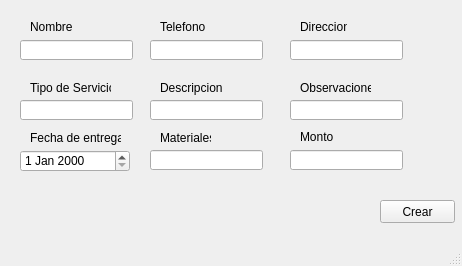
<?xml version="1.0" encoding="UTF-8"?>
<ui version="4.0">
 <class>MainWindow</class>
 <widget class="QMainWindow" name="MainWindow">
  <property name="geometry">
   <rect>
    <x>0</x>
    <y>0</y>
    <width>462</width>
    <height>266</height>
   </rect>
  </property>
  <property name="windowTitle">
   <string>MainWindow</string>
  </property>
  <widget class="QWidget" name="centralwidget">
   <widget class="QLineEdit" name="inputNombre">
    <property name="geometry">
     <rect>
      <x>20</x>
      <y>40</y>
      <width>113</width>
      <height>20</height>
     </rect>
    </property>
   </widget>
   <widget class="QLabel" name="label">
    <property name="geometry">
     <rect>
      <x>30</x>
      <y>20</y>
      <width>47</width>
      <height>13</height>
     </rect>
    </property>
    <property name="text">
     <string>Nombre</string>
    </property>
   </widget>
   <widget class="QLineEdit" name="inputTelefono">
    <property name="geometry">
     <rect>
      <x>150</x>
      <y>40</y>
      <width>113</width>
      <height>20</height>
     </rect>
    </property>
    <property name="text">
     <string/>
    </property>
   </widget>
   <widget class="QLabel" name="label_2">
    <property name="geometry">
     <rect>
      <x>160</x>
      <y>20</y>
      <width>47</width>
      <height>13</height>
     </rect>
    </property>
    <property name="text">
     <string>Telefono</string>
    </property>
   </widget>
   <widget class="QLabel" name="label_3">
    <property name="geometry">
     <rect>
      <x>300</x>
      <y>20</y>
      <width>47</width>
      <height>13</height>
     </rect>
    </property>
    <property name="text">
     <string>Direccion</string>
    </property>
   </widget>
   <widget class="QLineEdit" name="inputDireccion">
    <property name="geometry">
     <rect>
      <x>290</x>
      <y>40</y>
      <width>113</width>
      <height>20</height>
     </rect>
    </property>
    <property name="text">
     <string/>
    </property>
   </widget>
   <widget class="QPushButton" name="crearOrdenBoton">
    <property name="geometry">
     <rect>
      <x>380</x>
      <y>200</y>
      <width>75</width>
      <height>23</height>
     </rect>
    </property>
    <property name="text">
     <string>Crear</string>
    </property>
   </widget>
   <widget class="QLabel" name="label_4">
    <property name="geometry">
     <rect>
      <x>30</x>
      <y>80</y>
      <width>81</width>
      <height>16</height>
     </rect>
    </property>
    <property name="text">
     <string>Tipo de Servicio</string>
    </property>
   </widget>
   <widget class="QLineEdit" name="inputTipoServicio">
    <property name="geometry">
     <rect>
      <x>20</x>
      <y>100</y>
      <width>113</width>
      <height>20</height>
     </rect>
    </property>
    <property name="text">
     <string/>
    </property>
   </widget>
   <widget class="QLabel" name="label_5">
    <property name="geometry">
     <rect>
      <x>160</x>
      <y>80</y>
      <width>71</width>
      <height>16</height>
     </rect>
    </property>
    <property name="text">
     <string>Descripcion</string>
    </property>
   </widget>
   <widget class="QLineEdit" name="inputDescripcion">
    <property name="geometry">
     <rect>
      <x>150</x>
      <y>100</y>
      <width>113</width>
      <height>20</height>
     </rect>
    </property>
    <property name="text">
     <string/>
    </property>
   </widget>
   <widget class="QLabel" name="label_6">
    <property name="geometry">
     <rect>
      <x>300</x>
      <y>80</y>
      <width>71</width>
      <height>16</height>
     </rect>
    </property>
    <property name="text">
     <string>Observaciones</string>
    </property>
   </widget>
   <widget class="QLineEdit" name="inputObservaciones">
    <property name="geometry">
     <rect>
      <x>290</x>
      <y>100</y>
      <width>113</width>
      <height>20</height>
     </rect>
    </property>
    <property name="text">
     <string/>
    </property>
   </widget>
   <widget class="QLabel" name="label_7">
    <property name="geometry">
     <rect>
      <x>30</x>
      <y>130</y>
      <width>91</width>
      <height>16</height>
     </rect>
    </property>
    <property name="text">
     <string>Fecha de entrega</string>
    </property>
   </widget>
   <widget class="QLineEdit" name="inputMateriales">
    <property name="geometry">
     <rect>
      <x>150</x>
      <y>150</y>
      <width>113</width>
      <height>20</height>
     </rect>
    </property>
    <property name="text">
     <string/>
    </property>
   </widget>
   <widget class="QLabel" name="label_8">
    <property name="geometry">
     <rect>
      <x>160</x>
      <y>130</y>
      <width>51</width>
      <height>16</height>
     </rect>
    </property>
    <property name="text">
     <string>Materiales</string>
    </property>
   </widget>
   <widget class="QLabel" name="label_9">
    <property name="geometry">
     <rect>
      <x>300</x>
      <y>130</y>
      <width>47</width>
      <height>13</height>
     </rect>
    </property>
    <property name="text">
     <string>Monto</string>
    </property>
   </widget>
   <widget class="QLineEdit" name="inputMonto">
    <property name="geometry">
     <rect>
      <x>290</x>
      <y>150</y>
      <width>113</width>
      <height>20</height>
     </rect>
    </property>
    <property name="text">
     <string/>
    </property>
   </widget>
   <widget class="QDateEdit" name="inputFechaEntrega">
    <property name="geometry">
     <rect>
      <x>20</x>
      <y>150</y>
      <width>110</width>
      <height>22</height>
     </rect>
    </property>
   </widget>
  </widget>
  <widget class="QMenuBar" name="menubar">
   <property name="geometry">
    <rect>
     <x>0</x>
     <y>0</y>
     <width>462</width>
     <height>21</height>
    </rect>
   </property>
  </widget>
  <widget class="QStatusBar" name="statusbar"/>
 </widget>
 <resources/>
 <connections/>
</ui>
